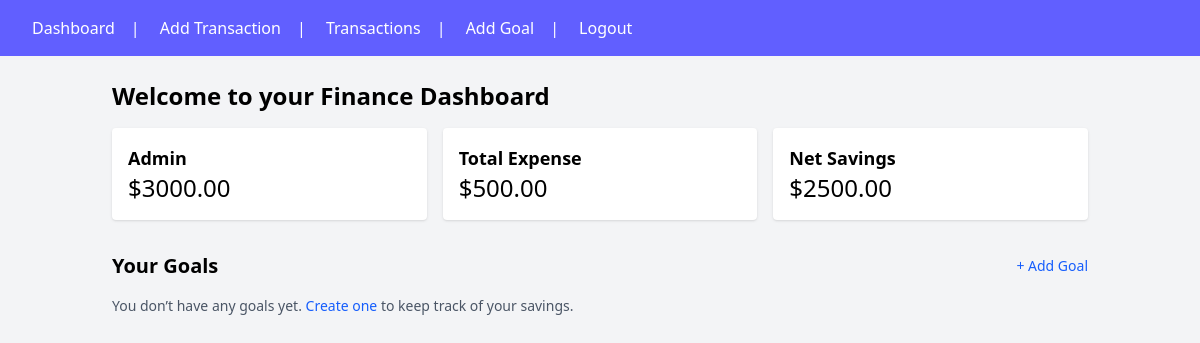
Page /dashboard/ (signed in) on the earlier database version.
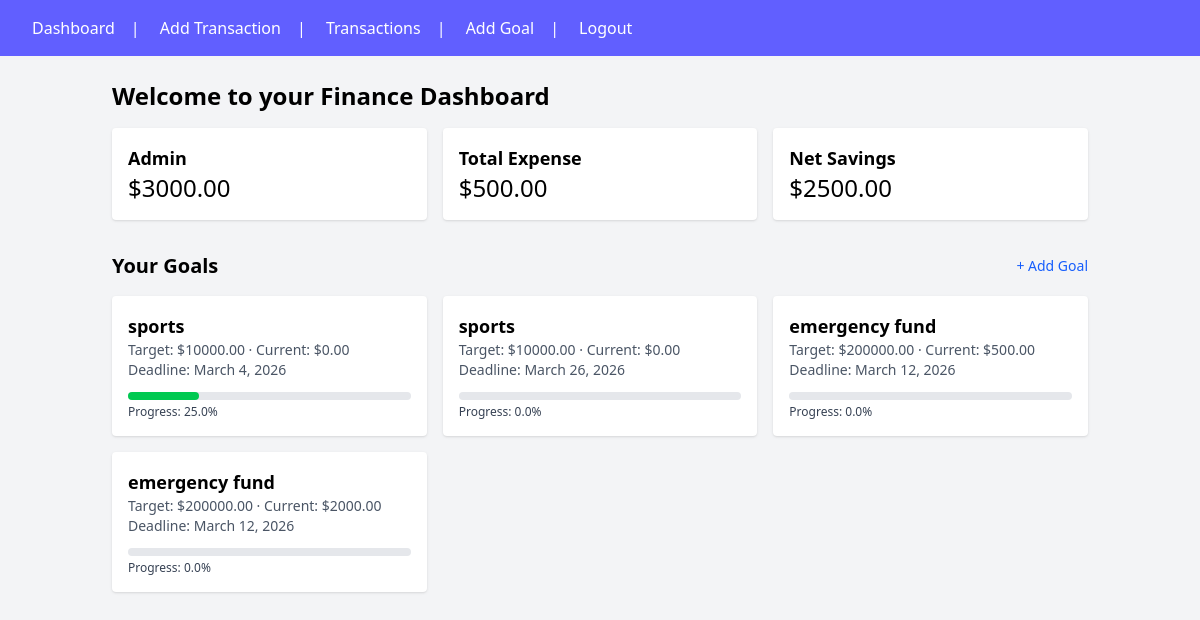
Same page on the later database version.
### finance/models.py (models this page shows, shortened)
class Goal(models.Model):
    user=models.ForeignKey(User,on_delete=models.CASCADE)
    name=models.CharField(max_length=100)
    target_amount=models.DecimalField(max_digits=10,decimal_places=2)
    current_amount=models.DecimalField(max_digits=10,decimal_places=2,default=0.00)
    deadline=models.DateField()

### finance/views.py (the view)
# urls.py: path('dashboard/',DashboardView.as_view(),name='dashboard'),
class DashboardView(LoginRequiredMixin,View):
     def get(self,request,*args,**kwargs):
        transactions=Transaction.objects.filter(user=request.user)
        goals=Goal.objects.filter(user=request.user)
        total_income=transactions.filter(user=request.user,transaction_type="Income").aggregate(models.Sum('amount'))['amount__sum']or 0
        total_expense=transactions.filter(user=request.user,transaction_type='Expense').aggregate(models.Sum('amount'))['amount__sum'] or 0
        net_savings=total_income-total_expense
        remaining_savings = max(net_savings, 0)
        goal_progress=[]
        for goal in goals:
            if remaining_savings >= goal.target_amount:
                goal_progress.append({'goal': goal, 'progress': 100})
                remaining_savings -= goal.target_amount
            elif remaining_savings > 0:
                progress = (remaining_savings / goal.target_amount) * 100
                goal_progress.append({'goal': goal, 'progress': progress})
                remaining_savings = 0
            else:
                goal_progress.append({'goal': goal, 'progress': 0})
        context={
            'transactions':transactions,
            'goals': goals,
            'total_income':total_income,
            'total_expense':total_expense,
            'net_savings':net_savings,
            'goal_progress':goal_progress
              }
        return render(request,'finance/dashboard.html',context)

### finance/templates/finance/dashboard.html (shortened to what this page needs)
{% extends "finance/base.html" %}
{% block content %}
<div class="container mx-auto p-6">
    <h1 class="text-2xl font-bold mb-4"> Welcome to your Finance Dashboard</h1>
    <div class="grid grid-cols-1 md:grid-cols-3 gap-4">
        <div class="bg-white p-4 rounded shadow">
            <h2 class="text-lg font-semibold">{{request.user|capfirst}}</h2>
            <p class="text-2xl">${{ total_income|floatformat:2 }}</p>
        </div>
        <div class="bg-white p-4 rounded shadow">
            <h2 class="text-lg font-semibold">Total Expense</h2>
            <p class="text-2xl">${{ total_expense|floatformat:2 }}</p>
        </div>
        <div class="bg-white p-4 rounded shadow">
            <h2 class="text-lg font-semibold">Net Savings</h2>
            <p class="text-2xl">${{ net_savings|floatformat:2 }}</p>
        </div>
    </div>
    <div class="mt-8">
        <div class="flex items-center justify-between mb-4">
            <h2 class="text-xl font-semibold">Your Goals</h2>
            <a href="{% url 'goal_add' %}" class="text-sm text-blue-600 hover:underline">+ Add Goal</a>
        </div>
        {% if goal_progress %}
        <div class="grid grid-cols-1 md:grid-cols-2 lg:grid-cols-3 gap-4">
            {% for item in goal_progress %}
            <div class="bg-white p-4 rounded shadow">
                <h3 class="text-lg font-semibold">{{ item.goal.name }}</h3>
                <p class="text-sm text-gray-600">
                    Target: ${{ item.goal.target_amount|floatformat:2 }} · Current: ${{ item.goal.current_amount|floatformat:2 }}
                </p>
                <p class="text-sm text-gray-600">Deadline: {{ item.goal.deadline }}</p>
                <div class="mt-3">
                    <div class="h-2 bg-gray-200 rounded">
                        <div class="h-2 bg-green-500 rounded" style="width: {{ item.progress|floatformat:0 }}%;"></div>
                    </div>
                    <p class="text-xs text-gray-700 mt-1">Progress: {{ item.progress|floatformat:1 }}%</p>
                </div>
            </div>
            {% endfor %}
        </div>
        {% else %}
        <p class="text-sm text-gray-600">You don’t have any goals yet. <a href="{% url 'goal_add' %}" class="text-blue-600 hover:underline">Create one</a> to keep track of your savings.</p>
        {% endif %}
    </div>
</div>
{% endblock content %}

### finance/templates/finance/base.html (shortened to what this page needs)
<!DOCTYPE html>
<html lang="en">
<head>
    <script src="https://cdn.jsdelivr.net/npm/@tailwindcss/browser@4"></script>
</head>
<body class="bg-gray-100">
<nav class="bg-indigo-500 p-4 text-white">
    {% if user.is_authenticated %}
    <a href="{% url 'dashboard' %}" class="mx-4">Dashboard</a>|
    <a href="{% url 'transaction_add' %}" class="mx-4">Add Transaction</a>|
    <a href="{% url 'transaction_list' %}" class="mx-4">Transactions</a>|
    <a href="{% url 'goal_add' %}" class="mx-4">Add Goal</a>|
    <form  id="logout-form"action="{% url 'logout' %}" method="POST" style="display:inline;">
       <a href="#" onclick="document.getElementById('logout-form').submit();" class="ml-4">Logout</a>
    </form>
    {% else %}
    <a href="{% url 'login' %}"  class="ml-4">Login</a>
    <a href="{% url 'register' %}"  class="ml-4">Register</a>
    {% endif %}
</nav>
{% block content %} {% endblock content %}
</body>
</html>

Differences in the rows shown:
added Goal: goal.name "sports", goal.target_amount "10000.00", goal.current_amount "0.00", goal.deadline "March 4, 2026", {{ item.progress|floatformat:0 }} 25 (drawn), progress "25.0"
added Goal: goal.name "sports", goal.target_amount "10000.00", goal.current_amount "0.00", goal.deadline "March 26, 2026", progress "0.0"
added Goal: goal.name "emergency fund", goal.target_amount "200000.00", goal.current_amount "500.00", goal.deadline "March 12, 2026", progress "0.0"
added Goal: goal.name "emergency fund", goal.target_amount "200000.00", goal.current_amount "2000.00", goal.deadline "March 12, 2026", progress "0.0"
Other differences:
text no longer shown: "You don’t have any goals yet. Create one to keep track of your savings."
